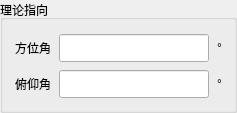
            <widget class="QGroupBox" name="gbTheoryPointing">
             <property name="title">
              <string>理论指向</string>
             </property>
             <layout class="QGridLayout" name="layoutTheoryPointing">
              <property name="leftMargin">
               <number>12</number>
              </property>
              <property name="topMargin">
               <number>14</number>
              </property>
              <property name="rightMargin">
               <number>12</number>
              </property>
              <property name="bottomMargin">
               <number>12</number>
              </property>
              <property name="spacing">
               <number>8</number>
              </property>
              <item row="0" column="0">
               <widget class="QLabel" name="lblTheoryAzimuth">
                <property name="text">
                 <string>方位角</string>
                </property>
               </widget>
              </item>
              <item row="0" column="1">
               <widget class="QLineEdit" name="leTheoryAzimuth">
                <property name="minimumSize">
                 <size>
                  <width>150</width>
                  <height>28</height>
                 </size>
                </property>
                <property name="maximumSize">
                 <size>
                  <width>16777215</width>
                  <height>30</height>
                 </size>
                </property>
               </widget>
              </item>
              <item row="0" column="2">
               <widget class="QLabel" name="lblTheoryAzimuthUnit">
                <property name="text">
                 <string>°</string>
                </property>
               </widget>
              </item>
              <item row="1" column="0">
               <widget class="QLabel" name="lblTheoryPitch">
                <property name="text">
                 <string>俯仰角</string>
                </property>
               </widget>
              </item>
              <item row="1" column="1">
               <widget class="QLineEdit" name="leTheoryPitch">
                <property name="minimumSize">
                 <size>
                  <width>150</width>
                  <height>28</height>
                 </size>
                </property>
                <property name="maximumSize">
                 <size>
                  <width>16777215</width>
                  <height>30</height>
                 </size>
                </property>
               </widget>
              </item>
              <item row="1" column="2">
               <widget class="QLabel" name="lblTheoryPitchUnit">
                <property name="text">
                 <string>°</string>
                </property>
               </widget>
              </item>
             </layout>
            </widget>
